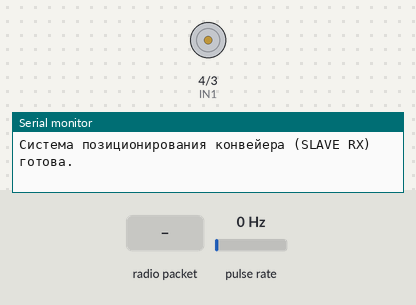
A sketch run on a simulated Arduino Uno, built with avr-gcc and run on an emulated ATmega328P. Shown: motor-driver pin pairs drawn as motors (green arrow = first pin HIGH = forward, orange = second pin HIGH = backward, longer = more drive, scaled by the enable pin), the last lines printed to the serial monitor. Wiring (inferred from the names in the program): pulse sensor: data pin 2. Inputs (shaded band) come from the test bench; at power-on: pulse rate 0 Hz. No radio packets arrive unless stated.

Above: at 1.3 s.
1.4 s: radio packet "MOVE:20" arrives
At 2.6 s:
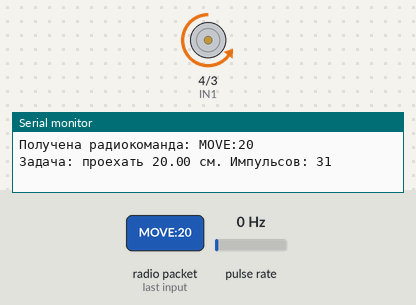
2.9 s: pulse rate (sensor on pin 2) set to 9 Hz
5.9 s: pulse rate (sensor on pin 2) set to 12 Hz
Timing chart, 0 to 8.9 s (numbered marks = the images above; inputs shaded):
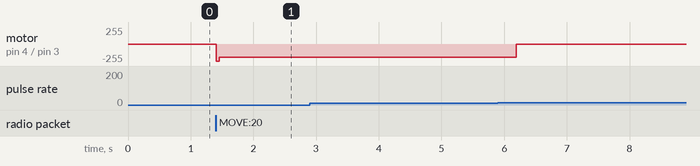

Measured:
- after the input at 1.4 s, motor on pin 4 (IN1) / pin 3 (IN2): stopped → backward 195/255 at once
- after the input at 2.9 s, every drawn part: stays the same

The sketch:

konveier.ino
```cpp
#include <Arduino.h>
#include <SPI.h>
#include <RF24.h>

// ==========================================
// 1. НАСТРОЙКИ РАДИОМОДУЛЯ (RX)
// ==========================================
RF24 radio(6, 7);
const uint64_t address = 0xF0F0F0F0E1LL;

// ==========================================
// 2. НАСТРОЙКИ МОТОРА И ШИМ (L298N)
// ==========================================
#define IN1 4
#define IN2 3
#define ENA 9

// ==========================================
// 3. МЕХАНИЧЕСКИЕ ПАРАМЕТРЫ КОНВЕЙЕРА
// ==========================================
const int ENCODER_PIN = 2;       // Пин прерывания
const int SLOTS_PER_REV = 20;    // Число прорезей диска
const float ROLLER_DIAM_CM = 4;  // Диаметр приводного ролика в см
const float GEAR_RATIO = 1.0;    // Коэффициент редуктора

volatile unsigned long pulseCount = 0;

void countPulse() {
  pulseCount++;
}

void setHighPWM_Pin9() {
  TCCR1B = (TCCR1B & 0b11111000) | 0b00000001;
}

void motorBrake() {
  digitalWrite(IN1, HIGH);
  digitalWrite(IN2, HIGH);
  analogWrite(ENA, 255);
  delay(100);
  digitalWrite(IN1, LOW);
  digitalWrite(IN2, LOW);
  analogWrite(ENA, 0);
}

void moveConveyor(float distance_cm) {
  float circumference = 3.1415926 * ROLLER_DIAM_CM;
  unsigned long targetPulses = (distance_cm / circumference) * (SLOTS_PER_REV * GEAR_RATIO);

  Serial.print("Задача: проехать ");
  Serial.print(distance_cm);
  Serial.print(" см. Импульсов: ");
  Serial.println(targetPulses);

  noInterrupts();
  pulseCount = 0;
  interrupts();

  digitalWrite(IN1, LOW);
  digitalWrite(IN2, HIGH);
  analogWrite(ENA, 255);
  delay(50);
  analogWrite(ENA, 195);

  while (true) {
    noInterrupts();
    unsigned long currentPulses = pulseCount;
    interrupts();

    if (currentPulses >= targetPulses) {
      break;
    }
  }

  motorBrake();
  Serial.println("--- Конвейер прибыл в целевую точку ---");
}

void setup() {
  Serial.begin(115200);
  pinMode(IN1, OUTPUT);
  pinMode(IN2, OUTPUT);
  pinMode(ENA, OUTPUT);

  setHighPWM_Pin9();

  pinMode(ENCODER_PIN, INPUT);
  attachInterrupt(digitalPinToInterrupt(ENCODER_PIN), countPulse, RISING);
  motorBrake();

  // Инициализация радиомодуля
  if (!radio.begin()) {
    Serial.println("ОШИБКА: Радиомодуль не найден!");
    while (1) {}
  }
  radio.setAutoAck(false);
  radio.setPALevel(RF24_PA_MIN);
  radio.setChannel(115);
  radio.setPayloadSize(32);
  radio.setDataRate(RF24_250KBPS);
  radio.openReadingPipe(1, address);
  radio.startListening();

  Serial.println("Система позиционирования конвейера (SLAVE RX) готова.");
}

void loop() {
  // Проверяем эфир на наличие пакетов от мастера-манипулятора
  if (radio.available()) {
    char receivedMessage[32] = {0};
    radio.read(receivedMessage, sizeof(receivedMessage));
    Serial.print("Получена радиокоманда: ");
    Serial.println(receivedMessage);

    String msg = String(receivedMessage);

    // Если команда формата "MOVE:20" или "MOVE:15.5"
    if (msg.startsWith("MOVE:")) {
      float dist = msg.substring(5).toFloat();
      if (dist > 0) {
        moveConveyor(dist);
      }
    }
  }
}
```
